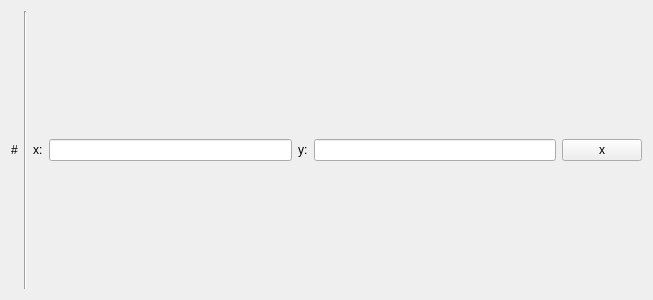
<?xml version="1.0" encoding="UTF-8"?>
<ui version="4.0">
 <class>LCEditVertex</class>
 <widget class="QWidget" name="LCEditVertex">
  <property name="geometry">
   <rect>
    <x>0</x>
    <y>0</y>
    <width>653</width>
    <height>300</height>
   </rect>
  </property>
  <property name="windowTitle">
   <string>Form</string>
  </property>
  <layout class="QHBoxLayout" name="horizontalLayout">
   <item>
    <widget class="QLabel" name="lblNumber">
     <property name="text">
      <string>#</string>
     </property>
    </widget>
   </item>
   <item>
    <widget class="Line" name="line">
     <property name="orientation">
      <enum>Qt::Vertical</enum>
     </property>
    </widget>
   </item>
   <item>
    <widget class="QLabel" name="label_2">
     <property name="text">
      <string>x:</string>
     </property>
    </widget>
   </item>
   <item>
    <widget class="QLineEdit" name="leX"/>
   </item>
   <item>
    <widget class="QLabel" name="label_3">
     <property name="text">
      <string>y:</string>
     </property>
    </widget>
   </item>
   <item>
    <widget class="QLineEdit" name="leY"/>
   </item>
   <item>
    <widget class="QPushButton" name="btDel">
     <property name="text">
      <string>x</string>
     </property>
    </widget>
   </item>
  </layout>
 </widget>
 <resources/>
 <connections/>
</ui>
